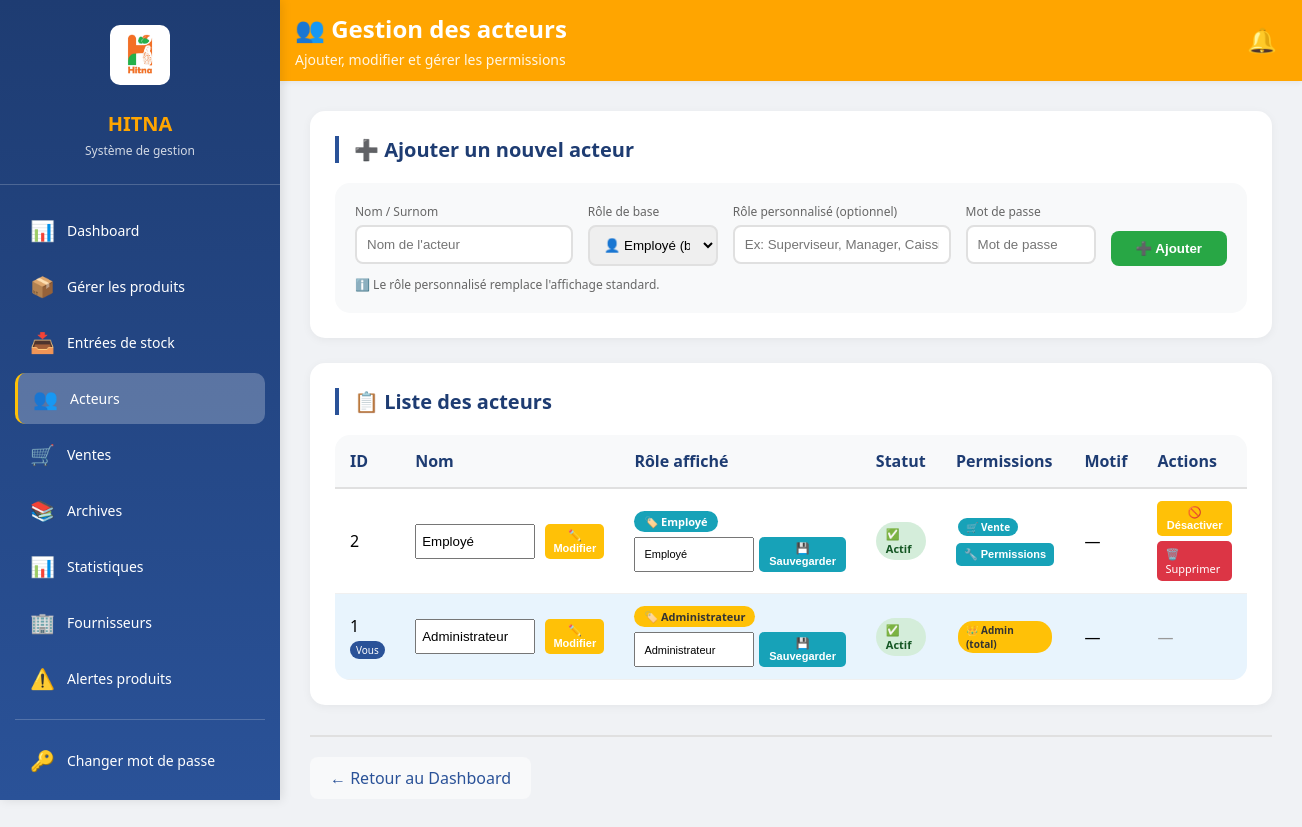
The app's page /admin/acteurs (signed in) with its own data.
### tables this page shows
CREATE TABLE users (
        id INTEGER PRIMARY KEY,
        role TEXT,
        role_personnalise TEXT,
        password_hash TEXT,
        nom TEXT, actif INTEGER DEFAULT 1, motif_absence TEXT DEFAULT '', permissions TEXT DEFAULT 'vente');

### app.py (the view)
@app.route('/admin/acteurs')
def admin_acteurs():
    if session.get('role') != 'admin':
        return redirect('/login')
    conn = sqlite3.connect('hitna.db')
    c = conn.cursor()
    c.execute("SELECT id, nom, role, role_personnalise, password_hash, COALESCE(actif, 1) as actif, COALESCE(motif_absence, '') as motif_absence, COALESCE(permissions, 'vente') as permissions FROM users ORDER BY role DESC, actif DESC, id")
    acteurs = c.fetchall()
    conn.close()
    return render_template('admin_acteurs.html', acteurs=acteurs)

### app.py (called while the page is built)
@app.context_processor
def inject_now():
    return {'date_actuelle': datetime.now().strftime('%d/%m/%Y %H:%M')}

### templates/admin_acteurs.html (shortened to what this page needs)
{% extends "base.html" %}
{% block page_title %}👥 Gestion des acteurs{% endblock %}
{% block page_subtitle %}Ajouter, modifier et gérer les permissions{% endblock %}
{% block content %}
<div class="card">
    <h2 class="card-title">➕ Ajouter un nouvel acteur</h2>
    <form method="post" action="/admin/acteurs/ajouter" style="background: #f8f9fa; padding: 20px; border-radius: 15px;">
        <div style="display: flex; gap: 15px; flex-wrap: wrap;">
            <div style="flex: 2; min-width: 150px;">
                <label style="display: block; font-size: 12px; margin-bottom: 5px; color: #666;">Nom / Surnom</label>
                <input type="text" name="nom" placeholder="Nom de l'acteur" required style="width: 100%; padding: 10px; border: 2px solid #e0e0e0; border-radius: 8px;">
            </div>
            <div style="flex: 1; min-width: 130px;">
                <label style="display: block; font-size: 12px; margin-bottom: 5px; color: #666;">Rôle de base</label>
                <select name="role_base" required style="width: 100%; padding: 10px; border: 2px solid #e0e0e0; border-radius: 8px;">
                    <option value="employe">👤 Employé (base)</option>
                </select>
            </div>
            <div style="flex: 2; min-width: 150px;">
                <label style="display: block; font-size: 12px; margin-bottom: 5px; color: #666;">Rôle personnalisé (optionnel)</label>
                <input type="text" name="role_personnalise" placeholder="Ex: Superviseur, Manager, Caissier..." style="width: 100%; padding: 10px; border: 2px solid #e0e0e0; border-radius: 8px;">
            </div>
            <div style="flex: 1; min-width: 130px;">
                <label style="display: block; font-size: 12px; margin-bottom: 5px; color: #666;">Mot de passe</label>
                <input type="text" name="mot_de_passe" placeholder="Mot de passe" required style="width: 100%; padding: 10px; border: 2px solid #e0e0e0; border-radius: 8px;">
            </div>
            <div style="display: flex; align-items: flex-end;">
                <button type="submit" style="background: #28a745; padding: 10px 25px;">➕ Ajouter</button>
            </div>
        </div>
        <p style="font-size: 12px; color: #666; margin-top: 10px;">
            ℹ️ Le rôle personnalisé remplace l'affichage standard.
        </p>
    </form>
</div>
<div class="card">
    <h2 class="card-title">📋 Liste des acteurs</h2>
    {% if acteurs %}
    <div class="table-container">
        <table class="table">
            <thead>
                <tr>
                    <th>ID</th>
                    <th>Nom</th>
                    <th>Rôle affiché</th>
                    <th>Statut</th>
                    <th>Permissions</th>
                    <th>Motif</th>
                    <th>Actions</th>
                </tr>
            </thead>
            <tbody>
                {% for a in acteurs %}
                <tr style="{% if a[0] == session.user_id %}background: #e8f4fd;{% endif %}{% if a[5] == 0 %}opacity: 0.8; background: #fff3cd;{% endif %}">
                    <td style="vertical-align: middle;">
                        {{ a[0] }}
                        {% if a[0] == session.user_id %}
                            <span style="font-size: 10px; background: #2a5298; color: white; padding: 2px 6px; border-radius: 10px;">Vous</span>
                        {% endif %}
                    </td>
                    <td style="vertical-align: middle;">
                        <form method="post" action="/admin/acteurs/modifier/{{ a[0] }}" style="display: flex; gap: 10px;">
                            <input type="text" name="nom" value="{{ a[1] }}" style="padding: 5px; width: 120px;">
                            <button type="submit" class="btn-small" style="background:#ffc107;">✏️ Modifier</button>
                        </form>
                    </td>
                    <td style="vertical-align: middle;">
                        <div style="display: flex; gap: 5px; align-items: center; flex-wrap: wrap;">
                            <span class="role-badge role-badge-{{ a[2] }}">
                                {% if a[3] %}
                                    🏷️ {{ a[3] }}
                                {% else %}
                                    {% if a[2] == 'admin' %}👑 Administrateur{% else %}👤 Employé{% endif %}
                                {% endif %}
                            </span>
                            <form method="post" action="/admin/acteurs/modifier_role/{{ a[0] }}" style="display: flex; gap: 5px;">
                                <input type="text" name="role_personnalise" value="{{ a[3] }}" placeholder="Rôle personnalisé" style="padding: 4px 8px; font-size: 11px; width: 120px;">
                                <button type="submit" class="btn-small" style="background:#17a2b8;">💾 Sauvegarder</button>
                            </form>
                        </div>
                    </td>
                    <td style="vertical-align: middle;">
                        {% if a[5] == 1 %}
                            <span class="status-badge status-active">✅ Actif</span>
                        {% else %}
                            <span class="status-badge status-inactive">⭕ Désactivé</span>
                        {% endif %}
                    </td>
                    <td style="vertical-align: middle;">
                        <div style="display: flex; flex-wrap: wrap; gap: 5px;">
                            {% set perms = a[7].split(',') if a[7] else ['vente'] %}
                            {% if 'vente' in perms %}<span class="permission-badge perm-vente">🛒 Vente</span>{% endif %}
                            {% if a[2] == 'admin' %}<span class="permission-badge perm-all">👑 Admin (total)</span>{% endif %}
                            {% if a[2] != 'admin' and a[0] != session.user_id %}
                            <button onclick="openPermModal({{ a[0] }}, '{{ a[1] }}', '{{ a[7] }}')" class="btn-small" style="background:#17a2b8; color:white;">🔧 Permissions</button>
                            {% endif %}
                        </div>
                    </td>
                    <td style="vertical-align: middle;">
                        {% if a[6] %}
                            <span title="{{ a[6] }}" style="cursor: help;">📝 {{ a[6][:20] }}{% if a[6]|length > 20 %}...{% endif %}</span>
                        {% else %}
                            —
                        {% endif %}
                    </td>
                    <td style="vertical-align: middle;">
                        <div class="action-buttons">
                            {% if a[0] != session.user_id %}
                                {% if a[5] == 1 %}
                                    <button onclick="openDesactiverModal({{ a[0] }}, '{{ a[1] }}')" class="btn-small" style="background:#ffc107;">🚫 Désactiver</button>
                                {% else %}
                                    <a href="/admin/acteurs/reactiver/{{ a[0] }}" class="btn-small" style="background:#28a745; color:white;">✅ Réactiver</a>
                                {% endif %}
                                <a href="/admin/acteurs/supprimer/{{ a[0] }}" onclick="return confirm('Supprimer définitivement ?')" class="btn-small" style="background:#dc3545; color:white;">🗑️ Supprimer</a>
                            {% else %}
                                <span style="color:#999;">—</span>
                            {% endif %}
                        </div>
                    </tr>
                {% endfor %}
            </tbody>
        </table>
    </div>
    {% else %}
    <p style="text-align: center; color: #999;">Aucun acteur enregistré</p>
    {% endif %}
</div>
<div class="nav-links">
    <a href="/dashboard">← Retour au Dashboard</a>
</div>
{% endblock %}

### static/style.css (style rules this page uses)
* { margin: 0; padding: 0; box-sizing: border-box; }
body { font-family: 'Segoe UI', Tahoma, Geneva, Verdana, sans-serif; background: #f0f2f5; min-height: 100vh; }
.card { background: white; border-radius: 15px; padding: 25px; margin-bottom: 25px; box-shadow: 0 2px 10px rgba(0,0,0,0.05); }
.card-title { font-size: 20px; color: #1e3c72; margin-bottom: 20px; border-left: 4px solid #2a5298; padding-left: 15px; }
.table-container { overflow-x: auto; }
table { width: 100%; border-collapse: collapse; }
th { background: #f8f9fa; padding: 12px; text-align: left; border-bottom: 2px solid #e0e0e0; }
td { padding: 10px 12px; border-bottom: 1px solid #f0f0f0; }
.nav-links { margin-top: 30px; padding-top: 20px; border-top: 2px solid #e0e0e0; display: flex; gap: 15px; flex-wrap: wrap; }
.nav-links a { color: #2a5298; text-decoration: none; padding: 10px 20px; border-radius: 8px; background: #f8f9fa; }
button, .btn { background: linear-gradient(135deg, #1e3c72 0%, #2a5298 100%); color: white; border: none; cursor: pointer; font-weight: 600; padding: 12px 25px; border-radius: 8px; transition: transform 0.2s; }
.card { background: white; border-radius: 15px; padding: 25px; margin-bottom: 25px; box-shadow: 0 2px 10px rgba(0,0,0,0.05); transition: transform 0.3s, box-shadow 0.3s; }
.table-container { overflow-x: auto; background: white; border-radius: 15px; }
th { background: #f8f9fa; padding: 15px; text-align: left; font-weight: 600; color: #1e3c72; border-bottom: 2px solid #e0e0e0; }
td { padding: 12px 15px; border-bottom: 1px solid #f0f0f0; }
.nav-links a { color: #2a5298; text-decoration: none; padding: 10px 20px; border-radius: 8px; transition: all 0.3s; background: #f8f9fa; }
button { background: linear-gradient(135deg, #1e3c72 0%, #2a5298 100%); color: white; border: none; cursor: pointer; font-weight: 600; padding: 12px 25px; border-radius: 8px; transition: transform 0.2s, box-shadow 0.2s; }

### templates/admin_acteurs.html (style rules this page uses)
.status-badge { display: inline-block; padding: 4px 10px; border-radius: 20px; font-size: 11px; font-weight: bold; }
.status-active { background: #d4edda; color: #155724; }
.permission-badge { display: inline-block; padding: 2px 8px; border-radius: 15px; font-size: 10px; font-weight: bold; margin: 2px; }
.perm-vente { background: #17a2b8; color: white; }
.perm-all { background: #ffc107; color: #333; }
.btn-small { padding: 5px 8px; font-size: 11px; border-radius: 5px; text-decoration: none; display: inline-block; border: none; cursor: pointer; }
.role-badge { display: inline-block; padding: 3px 10px; border-radius: 15px; font-size: 11px; font-weight: bold; }
.role-badge-admin { background: #ffc107; color: #333; }
.role-badge-employe { background: #17a2b8; color: white; }
.action-buttons { display: flex; gap: 5px; flex-wrap: wrap; }
.table-container { overflow-x: auto; }
.table { min-width: 800px; }

### records on screen
users: id "2", nom "Employé", role_personnalise "Employé", shows "🛒 Vente"
users: id "1", shows "Vous", nom "Administrateur", role_personnalise "Administrateur", role "👑 Admin (total)"
